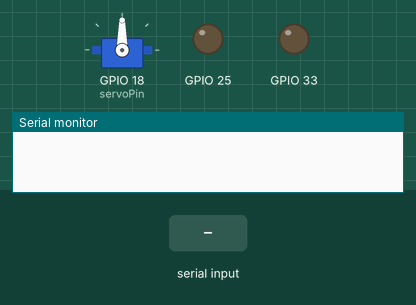
Bench run of a sketch on a simulated ESP32. Parts: servo, output pins drawn as LEDs (lit = HIGH), the last lines printed to the serial monitor. The inputs (shaded band) are chosen by the test bench. Nothing arrives over Bluetooth unless stated.

Above: at 1.2 s.
1.3 s: "3333" received over the second serial link
At 2.45 s:
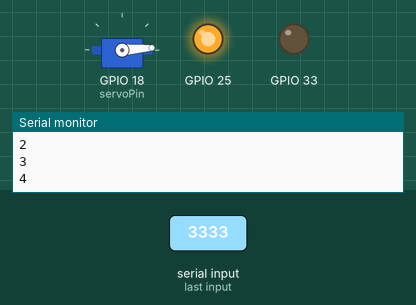
7.3 s: "a" received over the second serial link
At 9.0 s:
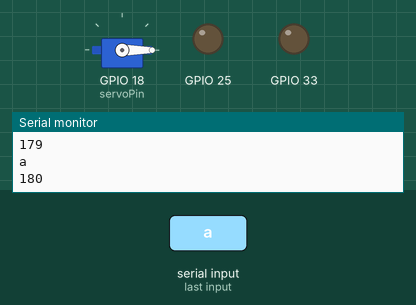
10.2 s: "1" received over the second serial link
At 12.0 s:
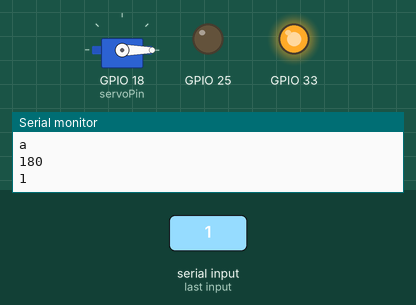
Timing chart, 0 to 13.5 s (numbered marks = the images above; inputs shaded):
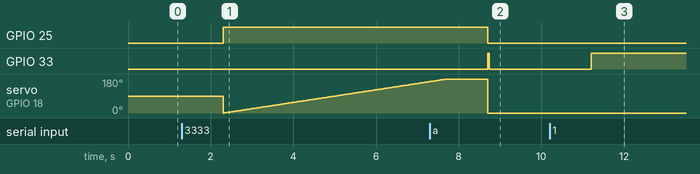

The sketch:

fin.ino
```cpp
#include <BluetoothSerial.h>
#include <Servo.h>  //匯入函式庫
#include "pitches.h"
Servo myservo;  // 建立伺服馬達控制
BluetoothSerial BT;

const int servoPin = 18;  //用常態變數設定pin腳位，與之前define方式差不多
int pos = 0;


void setup() {
  // put your setup code here, to run once:
  Serial.begin(115200);
  BT.begin("rita");//請改名
  myservo.attach(servoPin);  // 將伺服馬達連接的GPIO pin連接伺服物件
  Serial.begin(115200);//序列阜連線速率(鮑率)
  pinMode(25,OUTPUT);
  pinMode(33,OUTPUT);


}

void loop() {
  // put your main code here, to run repeatedly:
  while (BT.available()) {
    //讀取藍芽資料
     String BTdata=BT.readString();

    //顯示在序列視窗
    Serial.println(BTdata);

  if(BTdata=="3333"){  //密碼正確

    digitalWrite(25,HIGH);
    digitalWrite(33,LOW);
    for(pos = 0; pos <180; pos++){ // 一度一度由 0 度旋轉到 180 度
        myservo.write(pos); //Servo設定角度
        Serial.println(pos);
        delay(30);

      }

    }
    else {    //密碼錯誤

      digitalWrite(33,HIGH);
      digitalWrite(25,LOW);
      }

   if(BTdata=="a"){ //上鎖


        myservo.write(0); //Servo設定角度
        Serial.println(pos);
        delay(30);
        digitalWrite(33,LOW);
        digitalWrite(25,LOW);

    }
    if(BTdata=="r"){ //重新輸入

        digitalWrite(33,LOW);
        digitalWrite(25,LOW);

    }
  }


}
```

Measured:
- after the input at 1.3 s, GPIO 25: LOW → HIGH after 1.0 s
- after the input at 7.3 s, GPIO 25: HIGH → LOW after 1.4 s; GPIO 33: LOW → HIGH after 1.4 s, → LOW 0.03 s later
- after the input at 10.2 s, GPIO 33: LOW → HIGH after 1.0 s
